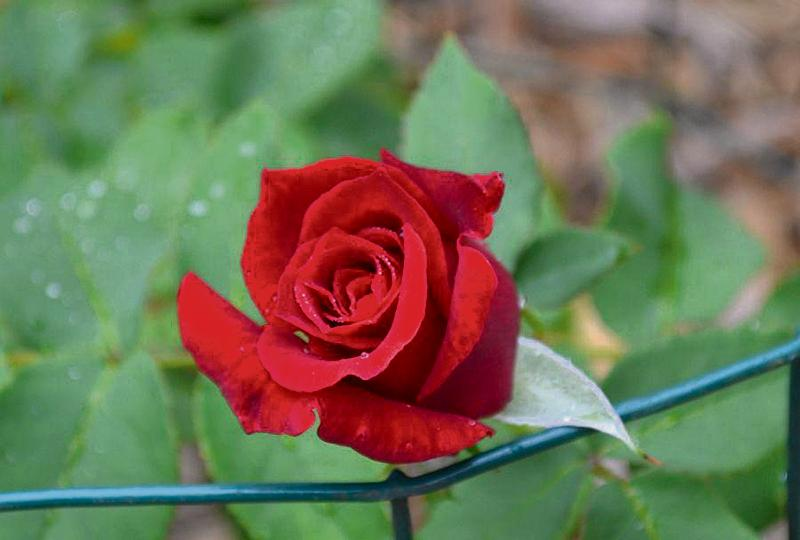
#> input picture slides/01.dasar_pengolahan_citra_digital/dataset/rose.jpg, 800 x 540 px
$ python 01.numpy_slicing.py
#> lines starting #> are read from the running program, lines starting #| are printed output that depends on the picture
"""
script ini akan melakukan slicing terhadap citra dengan menggunakan library numpy
penjelasan lebih detil dapat dibaca di file html atau python notebook yang telah disediakan
"""

import numpy as np
import matplotlib.image as mpimg
import matplotlib.pylab as plt

rose = mpimg.imread("../dataset/rose.jpg")
#> rose is the input picture: shape (540, 800, 3); mean R, G, B 112, 115.3, 87.1
print(rose.shape, rose.dtype, type(rose))
#| (540, 800, 3) uint8 <class 'numpy.ndarray'>
lx, ly, _ = rose.shape
#> lx = 540; ly = 800
X, Y = np.ogrid[0:lx, 0:ly]
#> X = 540 values from 0 to 539
mask = (X - lx / 2) ** 2 + (Y - ly / 2) ** 2 > lx * ly / 4
rose_copy = rose.copy()
rose_copy[mask,:] = 0 # masks
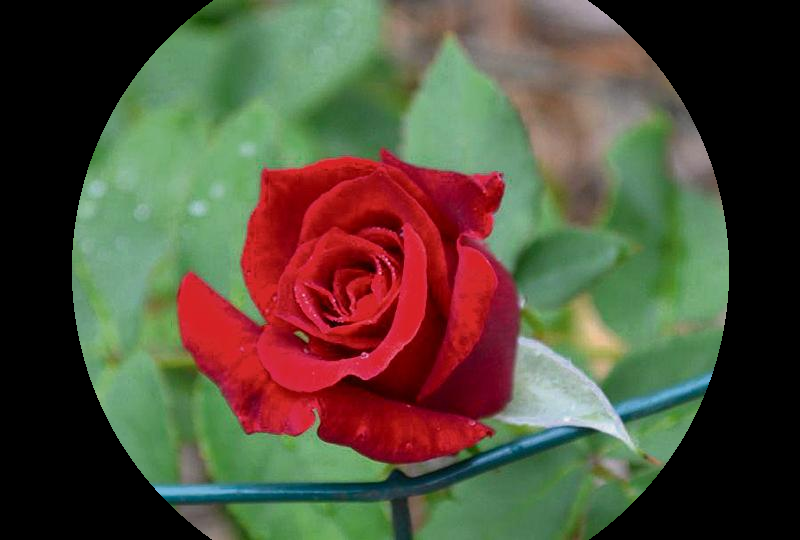
#> rose_copy: shape (540, 800, 3); mean R, G, B 83.8, 77.8, 59.3
plt.figure()
plt.imshow(rose_copy), plt.axis('off'), plt.show()

$ run again, with slides/01.dasar_pengolahan_citra_digital/dataset/flower_bali.jpg copied over slides/01.dasar_pengolahan_citra_digital/dataset/rose.jpg
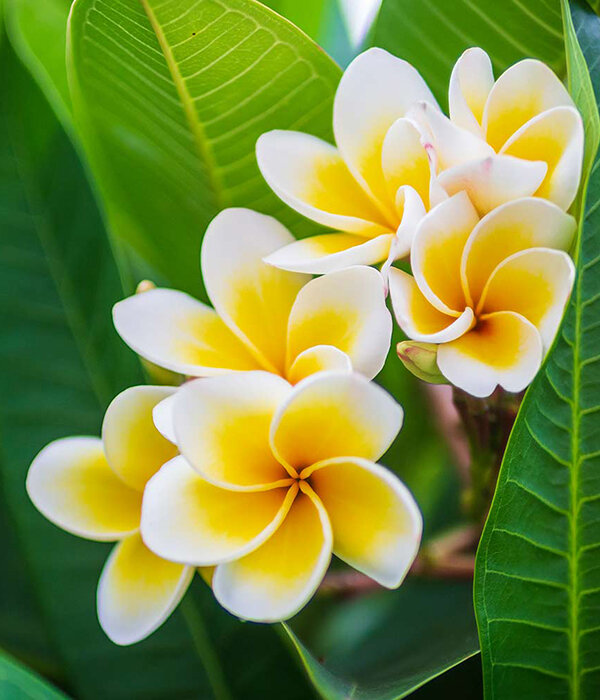
#> input picture slides/01.dasar_pengolahan_citra_digital/dataset/flower_bali.jpg, 600 x 700 px
#> rose is the input picture: shape (700, 600, 3); mean R, G, B 125, 144.1, 67.1
#| (700, 600, 3) uint8 <class 'numpy.ndarray'>
#> `rose_copy[mask,:] = 0`:
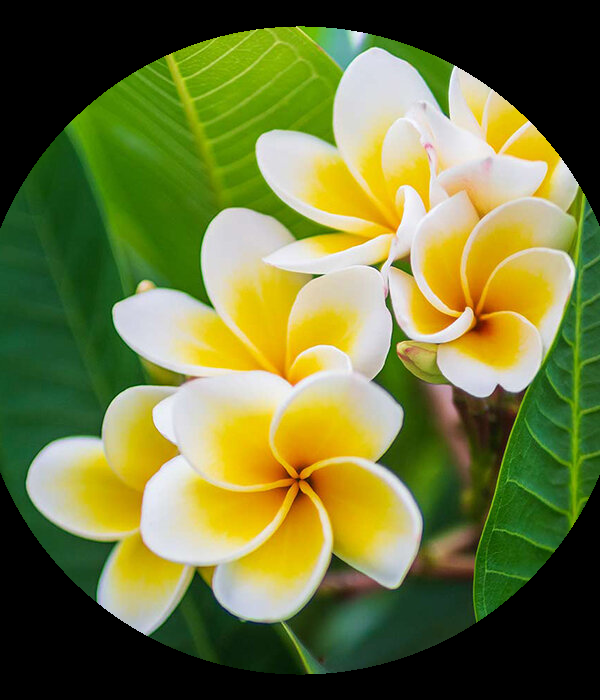
#> rose_copy: shape (700, 600, 3); mean R, G, B 109.4, 117.7, 58.5

$ run again, with slides/01.dasar_pengolahan_citra_digital/dataset/test1.jpg copied over slides/01.dasar_pengolahan_citra_digital/dataset/rose.jpg
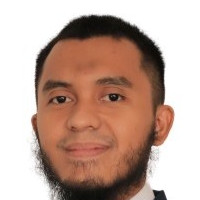
#> input picture slides/01.dasar_pengolahan_citra_digital/dataset/test1.jpg, 200 x 200 px
#> rose is the input picture: shape (200, 200, 3); mean R, G, B 193, 166.1, 154.2
#| (200, 200, 3) uint8 <class 'numpy.ndarray'>
#> `rose_copy[mask,:] = 0`:
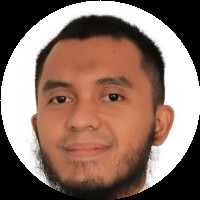
#> rose_copy: shape (200, 200, 3); mean R, G, B 140, 113.2, 101.5
